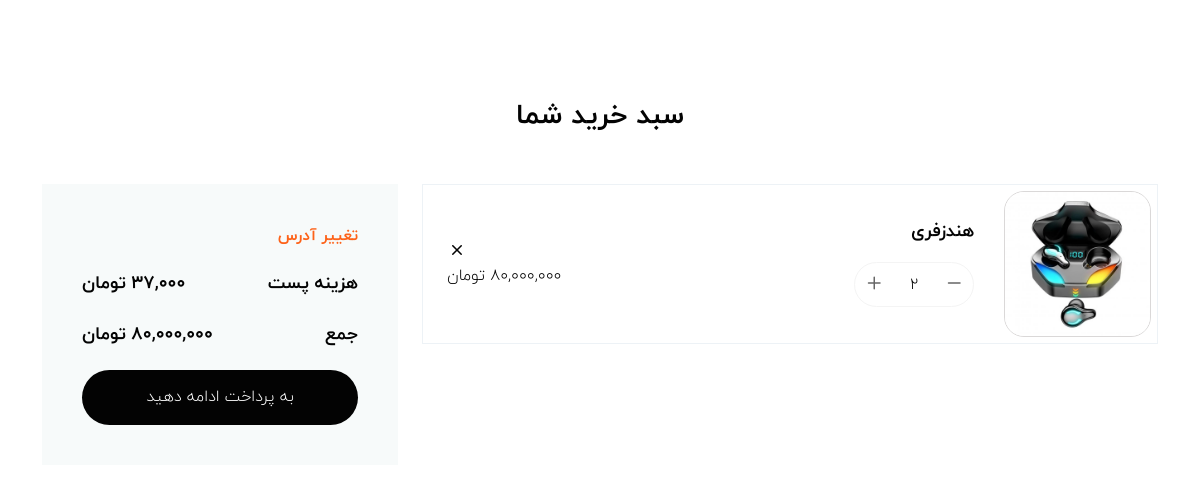
Screenshot of /user-panel/user-basket (signed in) with the database file from the repository.
### order_module/models.py (models this page shows, shortened)
class OrderDetail(models.Model):
    order = models.ForeignKey(Order, on_delete=models.CASCADE, verbose_name='سبد خرید')
    product = models.ForeignKey(Product, on_delete=models.CASCADE, verbose_name='محصول')
    final_price = models.IntegerField(null=True, blank=True, verbose_name='قیمت نهایی')
    count = models.IntegerField(verbose_name='تعداد')
    def get_total_price(self):
        return self.count * self.product.price
    class Meta:
        verbose_name = 'جزییات سبد خرید'
        verbose_name_plural = 'جزییات سبد های خرید'

### product_module/models.py (models this page shows, shortened)
class Product(models.Model):
    title = models.CharField(max_length=100, verbose_name="عنوان")
    price = models.IntegerField(verbose_name="قیمت")
    tags = models.ForeignKey(ProductTags, verbose_name='تگ', on_delete=models.CASCADE, null=True, blank=True)
    category = models.ManyToManyField(ProductCategory, related_name='product_categories', verbose_name='دسته بندی ها')
    is_active = models.BooleanField(verbose_name="فعال", default=False)
    is_delete = models.BooleanField(verbose_name="حذف شده")
    inventory = models.BooleanField(verbose_name='موجودی', default=False)
    image = models.ImageField(upload_to='images/products', blank=True, null=True, verbose_name='تصویر')
    slug = models.SlugField(max_length=200, default='', null=True, blank=True, unique=True, db_index=True,
                            verbose_name='عنوان در url')
    short_description = models.CharField(max_length=360, verbose_name='توضیحات کوتاه', null=True, db_index=True)
    description = models.TextField(verbose_name='توضیحات اصلی', db_index=True, null=True, blank=True)
    class Meta:
        verbose_name = "محصول"
        verbose_name_plural = "محصولات"

### user_panel_module/views.py (the view)
# urls.py: path('user-basket', views.user_basket, name='user_basket'),
def user_basket(request: HttpRequest):
    current_order, created = Order.objects.prefetch_related('orderdetail_set').get_or_create(is_paid=False,
                                                                                             user_id=request.user.id)
    total_amount = current_order.calculate_total()
    context = {
        'order': current_order,
        'sum': total_amount
    }
    return render(request, 'user_panel_module/user_basket.html', context)

### order_module/models.py (called while the page is built)
    def calculate_total(self):
        total_amount = 0
        if self.is_paid:
            for order_detail in self.orderdetail_set.all():
                total_amount += order_detail.final_price * order_detail.count
        else:
            for order_detail in self.orderdetail_set.all():
                total_amount += order_detail.product.price * order_detail.count
        return total_amount

### polls/templatetags/poll_extras.py (called while the page is built)
@register.filter(name='three_digits_currency')
def three_digits_currency(value):
    return '{:,}'.format(value) + ' تومان '

### user_panel_module/templates/user_panel_module/user_basket.html (shortened to what this page needs)
{% extends 'shared/_layout.html' %}
{% load poll_extras %}
{% block content %}
    {% include 'user_panel_module/user_basket_content.html' %}
{% endblock %}

### user_panel_module/templates/user_panel_module/user_basket_content.html (shortened to what this page needs)
{% load poll_extras %}
{% if order.orderdetail_set.all %}
    <div class="cart-area pt-100 pb-75">
        <div class="container" id="order-detail-content">
            <div class="row">
                <div class="d-flex justify-content-center">
                    <h3 class="margin-h2">سبد خرید شما</h3>
                </div>
                <div class="col-lg-8">
                    {% for detail in order.orderdetail_set.all %}
                        <div class="d-sm-flex align-items-center cart-single-item">
                            <div class="flex-shrink-0 product-img-basket">
                                <img src="{{ detail.product.image.url }}" alt="cart">
                            </div>
                            <div class="flex-grow-1">
                                <div class="d-flex justify-content-between align-items-center p-4">
                                    <div>
                                        <h3>{{ detail.product.title }}</h3>
                                        <div class="input-counter d-flex justify-content-between">
                                            <a class="minus-btn" onclick="changeOrderDetailCount({{ detail.id }}, 'decrease')">
                                                <i class="fa-regular fa-minus"></i>
                                            </a>
                                            <input type="text" value="{{ detail.count }}">
                                            <a class="plus-btn" onclick="changeOrderDetailCount({{ detail.id }}, 'increase')">
                                                <i class="fa-regular fa-plus"></i>
                                            </a>
                                        </div>
                                    </div>
                                    <div class="text-end">
                                        <a class="close-btn" onclick="removeOrderDetail({{ detail.id }})">
                                            <i class="fa-regular fa-xmark fa-fw"></i>
                                        </a>
                                        <span class="d-block price">{{ detail.get_total_price|three_digits_currency }}</span>
                                    </div>
                                </div>
                            </div>
                        </div>
                    {% endfor %}
                </div>
                <div class="col-lg-4">
                    <div class="cart-subtotal">
                        <a class="change" href="{% url 'edit_profile' %}">
                            <b>تغییر آدرس</b>
                        </a>
                        <div class="d-flex justify-content-between mb-3">
                            <h3>هزینه پست</h3>
                            <h3>37,000 تومان</h3>
                        </div>
                        <div class="d-flex justify-content-between mb-4">
                            <h3>جمع</h3>
                            <h3>{{ sum | three_digits_currency }}</h3>
                        </div>
                        <a href="{% url 'continue_payment' %}" class="main-btn w-100 text-center">به پرداخت ادامه دهید</a>
                    </div>
                </div>
            </div>
        </div>
    </div>
{% endif %}

### assets/css/style.css (style rules this page uses)
body { font-size:16px;font-family:"Hanken Grotesk",sans-serif;color:#666;font-weight:400 }
a { transition:all ease .5s;color:#666 }
.h1,.h2,.h3,.h4,.h5,.h6,h1,h2,h3,h4,h5,h6 { color:#030303;font-weight:700 }
img { max-width:100%;height:auto }
.pt-100 { padding-top:100px }
.pb-75 { padding-bottom:75px }
.main-btn { background-color:#030303;color:#fff;padding:15.5px 30px;font-weight:500;font-size:16px;text-decoration:none;border-radius:50px;display:inline-block;transition:all ease .5s }
.input-counter { border:1px solid #f4f4f4;padding:14.5px 12px;width:120px;border-radius:50px }
.input-counter .minus-btn { padding:0;cursor:pointer }
.input-counter .plus-btn { padding:0;cursor:pointer }
.input-counter input { border:none;text-align:center;padding:0;width:50px }
.cart-single-item { border:1px solid #edf2f6;margin-bottom:25px }
.cart-single-item h3 { font-size:18px;font-weight:600;margin-bottom:20px }
.cart-single-item .input-counter { padding:9.5px 12px }
.cart-single-item .price { color:#030303 }
.cart-single-item .close-btn { color:#030303;background-color:rgba(0,0,0,0);text-align:left;margin-bottom:50px }
.cart-subtotal { background-color:#f7fafa;padding:40px }
.cart-subtotal h3 { color:#030303;font-size:18px;font-weight:600;margin-bottom:0 }
.cart-subtotal .change { color:#fd6219;display:block;margin-bottom:25px; text-decoration: none }

### assets/css/custom.css (style rules this page uses)
.margin-h2 { margin-bottom: 50px; }

### rows the page displays
OrderDetail: product.image (picture), product "هندزفری", count "2", get_total_price|three_digits_currency "80,000,000 تومان"

### other values shown
{{ sum | three_digits_currency }} "80,000,000 تومان"
